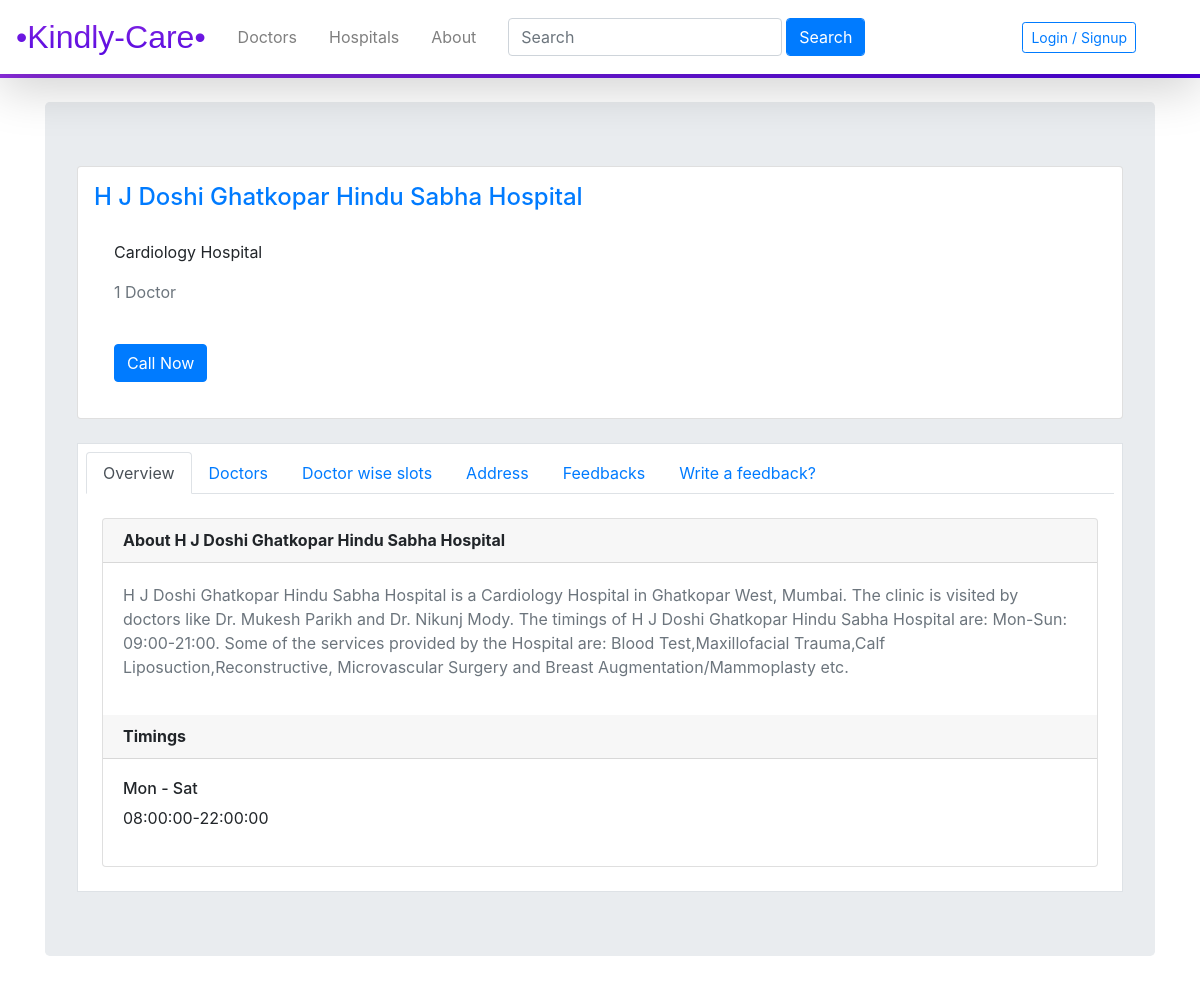
/hosp1, run on the app's committed database.
### kindlycare/models.py (models this page shows, shortened)
class Hospitals(db.Model):
    __tablename__ = 'hospital'
    id = db.Column(db.Integer,primary_key=True)
    name = db.Column(db.String(100),nullable=False)
    speciality = db.Column(db.String(50),nullable=False)
    description = db.Column(db.Text,nullable=False)
    contact_no = db. Column(db.Integer,nullable=False)
    address = db.Column(db.Text,nullable=False)
    start_time = db.Column(db.Time,nullable=False)
    end_time = db.Column(db.Time,nullable=False)
    days = db.Column(db.PickleType,nullable=False)
    doctors_name = db.relationship('Doctors',secondary=relate, backref = db.backref('hospital', lazy = True))
    feedbacks = db.relationship('Feedback',backref='hospital')

### kindlycare/hospitals/views.py (the view)
@hospitals.route('/hosp<int:hosp_id>',methods=['GET','POST'])
def hosp(hosp_id):
    hosp = Hospitals.query.get_or_404(hosp_id)
    feed = Feedback.query.filter_by(hosp_id=hosp_id).all()
    form = FeedBackForm()
    slots = Slots.query.filter_by(hospital_name=hosp.name).all()
    current_date = str(datetime.now().time())
    my_date = date.today()
    current_day = calendar.day_name[my_date.weekday()]
    if form.validate_on_submit():
        feedback = Feedback(user_name=form.user_name.data,content=form.content.data,rating=form.rating.data,hosp_id=hosp_id)
        db.session.add(feedback)
        db.session.commit()
        flash('Thank you for your feedback!','success')
        return redirect(url_for('hospitals.hosp',hosp_id=hosp_id))
    return render_template('hospital.html',hosp=hosp,form=form,feed=feed,slots=slots,current_date=current_date,current_day=current_day)

### kindlycare/hospitals/forms.py
class FeedBackForm(FlaskForm):
    user_name = StringField('Your name',validators=[DataRequired()])
    content = TextAreaField('Your feedback',validators=[DataRequired()])
    rating = SelectField('Your rating',validators=[DataRequired()],choices=[('1','1'),('2','2'),('3','3'),('4','4'),('5','5')])
    submit = SubmitField('Submit')

### kindlycare/templates/hospital.html (shortened to what this page needs)
{% extends 'base.html' %}
{% block content %}
<br>
<div class="jumbotron">
    <div class="card container bg-white p-3">
        <h4 class="text-primary">{{hosp.name | title }}</h4>
        <div class="card-body">
            <p class="card-text">{{ hosp.speciality }}</p>
            <p class="card-text text-muted">{{ hosp.doctor | length }} {% if hosp.doctor | length ==1 %}Doctor{% else %}Doctors{% endif %}</p>
        </div>
        <div class="card-body">
            <a href="#" id="call" class="btn btn-primary">Call Now</a>
        </div>
    </div>
    <br>
    <div class=" border container bg-white p-2">
        <nav>
            <div class="nav nav-tabs" id="nav-tab" role="tablist">
              <a class="nav-item nav-link active" id="nav-overview-tab" data-toggle="tab" href="#nav-overview" role="tab" aria-controls="nav-overview" aria-selected="true">Overview</a>
              <a class="nav-item nav-link" id="nav-doctors-tab" data-toggle="tab" href="#nav-docs" role="tab" aria-controls="nav-doctors" aria-selected="false">Doctors</a>
              <a class="nav-item nav-link" id="nav-slots-tab" data-toggle="tab" href="#nav-slots" role="tab" aria-controls="nav-slots" aria-selected="false">Doctor wise slots</a>
              <a class="nav-item nav-link" id="nav-add-tab" data-toggle="tab" href="#nav-add" role="tab" aria-controls="nav-add" aria-selected="false">Address</a>
              <a class="nav-item nav-link" id="nav-feedbacks-tab" data-toggle="tab" href="#nav-feeds" role="tab" aria-controls="nav-feedbacks" aria-selected="false">Feedbacks</a>
              <a class="nav-item nav-link" id="nav-feed-tab" data-toggle="tab" href="#nav-feed" role="tab" aria-controls="nav-feed" aria-selected="false">Write a feedback?</a>
            </div>
        </nav>
        <div class="tab-content p-3" id="nav-tabContent">
            <div class="tab-pane fade show active" id="nav-overview" role="tabpanel" aria-labelledby="nav-overview-tab">
                <div class="card">
                    <h6 class="card-header"><b>About {{hosp.name}}</b></h6>
                    <div class="card-body">
                        <p class="text-muted">{{hosp.description}}</p>
                    </div>
                    <h6 class="card-header"><b>Timings</b></h6>
                    <div class="card-body">
                        <h6>{{ hosp.days[0] | title }} - {{ hosp.days[hosp.days| length -1] |title}}</h6>
                        <p>{{hosp.start_time }}-{{hosp.end_time }}</p>
                    </div>
                </div>
            </div>
          </div>
    </div>
</div>
{% endblock %}

### kindlycare/templates/base.html (style rules this page uses)
html { scroll-behavior: smooth; }

### data on the page
Hospitals: name "H J Doshi Ghatkopar Hindu Sabha Hospital", speciality "Cardiology Hospital", description "H J Doshi Ghatkopar Hindu Sabha Hospital is a Cardiology Hospital in Ghatkopar West, Mumbai. The clinic is visited by doctors like Dr. Mukesh Parikh and Dr. Nikunj Mody. The timings of H J Doshi Ghatkopar Hindu Sabha Hospital are: Mon-Sun: 09:00-21:00. Some of the services provided by the Hospital are: Blood Test,Maxillofacial Trauma,Calf Liposuction,Reconstructive, Microvascular Surgery and Breast Augmentation/Mammoplasty etc.", days "Mon", start_time "08:00:00", end_time "22:00:00"

### other printed values
{{ hosp.doctor | length }} "1"
{{ hosp.days[hosp.days| length -1] |title }} "Sat"
